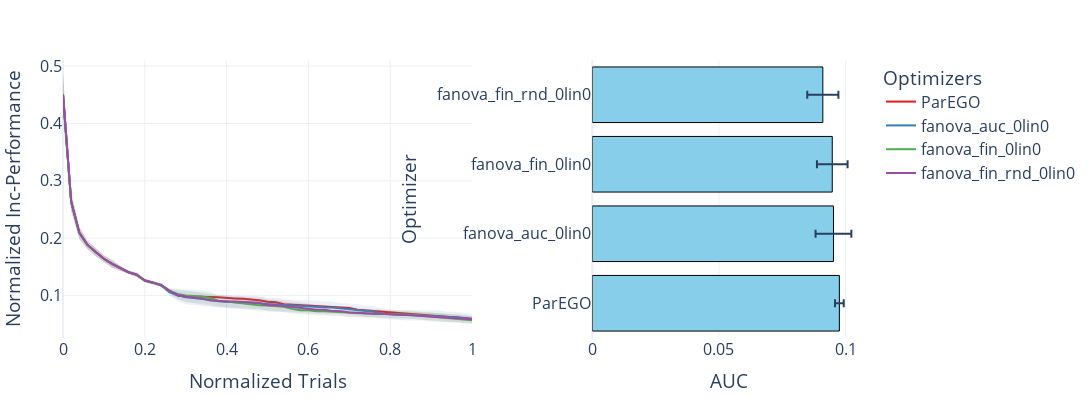

Here is the notebook cell this chart was saved with:
### Code cell
# plot best fanova vs best hypershap vs ParEGO
# best_final = merge[merge['final_perf_mean'] == merge['final_perf_mean'].min()]['optimizer_id'].values[0]
# fanova_final = df[df['optimizer_id']==best_final]
# fanova_final['optimizer_id'] = 'fANOVA-ParEGO-final'
# best_auc = merge[merge['auc_mean'] == merge['auc_mean'].min()]['optimizer_id'].values[0]
# fanova_auc = df[df['optimizer_id']==best_auc]
# fanova_auc['optimizer_id'] = 'fANOVA-ParEGO-auc'
# hypershap_final = perf_all[perf_all['optimizer_id']=='hypershap_adjust_cs_random_adjust_prev_cfgs_set_to_random_thresh_0.75']
# hypershap_final['optimizer_id'] = 'HyperSHAP-ParEGO-final'
# hypershap_auc = perf_all[perf_all['optimizer_id']=='hypershap_adjust_cs_default_constant_adjust_prev_cfgs_set_to_incumbent_dynamic_decay_down']
# hypershap_auc['optimizer_id'] = 'HyperSHAP-ParEGO'
# df_plot = pd.concat([base_test, fanova_auc, fanova_final], ignore_index=True)

plot_one_thing('optimizer_id', df_plot=df)
